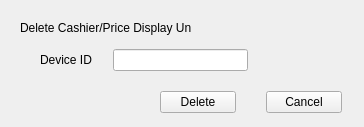
<?xml version="1.0" encoding="UTF-8"?>
<ui version="4.0">
 <class>DeleteUnit</class>
 <widget class="QWidget" name="DeleteUnit">
  <property name="geometry">
   <rect>
    <x>0</x>
    <y>0</y>
    <width>364</width>
    <height>127</height>
   </rect>
  </property>
  <property name="windowTitle">
   <string>Delete Unit</string>
  </property>
  <widget class="QLabel" name="label_Heading">
   <property name="geometry">
    <rect>
     <x>20</x>
     <y>20</y>
     <width>171</width>
     <height>16</height>
    </rect>
   </property>
   <property name="text">
    <string>Delete Cashier/Price Display Unit</string>
   </property>
  </widget>
  <widget class="QWidget" name="layoutWidget">
   <property name="geometry">
    <rect>
     <x>160</x>
     <y>90</y>
     <width>182</width>
     <height>25</height>
    </rect>
   </property>
   <layout class="QHBoxLayout" name="horizontalLayout">
    <property name="spacing">
     <number>30</number>
    </property>
    <item>
     <widget class="QPushButton" name="deleteDevice">
      <property name="text">
       <string>Delete</string>
      </property>
     </widget>
    </item>
    <item>
     <widget class="QPushButton" name="cancel">
      <property name="text">
       <string>Cancel</string>
      </property>
     </widget>
    </item>
   </layout>
  </widget>
  <widget class="QWidget" name="gridLayoutWidget">
   <property name="geometry">
    <rect>
     <x>40</x>
     <y>40</y>
     <width>281</width>
     <height>41</height>
    </rect>
   </property>
   <layout class="QGridLayout" name="gridLayout" columnstretch="50,100,50">
    <property name="verticalSpacing">
     <number>15</number>
    </property>
    <item row="0" column="0">
     <widget class="QLabel" name="label_Device">
      <property name="text">
       <string>Device ID</string>
      </property>
     </widget>
    </item>
    <item row="0" column="1">
     <widget class="QLineEdit" name="lineEdit_Device"/>
    </item>
    <item row="0" column="2">
     <widget class="QLabel" name="error_Device">
      <property name="text">
       <string/>
      </property>
     </widget>
    </item>
   </layout>
  </widget>
 </widget>
 <resources/>
 <connections>
  <connection>
   <sender>cancel</sender>
   <signal>clicked()</signal>
   <receiver>DeleteUnit</receiver>
   <slot>close()</slot>
   <hints>
    <hint type="sourcelabel">
     <x>303</x>
     <y>92</y>
    </hint>
    <hint type="destinationlabel">
     <x>181</x>
     <y>55</y>
    </hint>
   </hints>
  </connection>
 </connections>
</ui>
